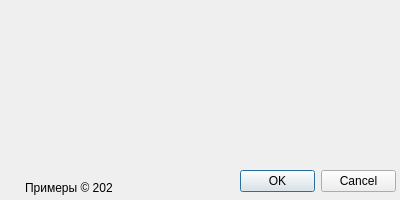
<?xml version="1.0" encoding="UTF-8"?>
<ui version="4.0">
 <class>Dialog</class>
 <widget class="QDialog" name="Dialog">
  <property name="windowModality">
   <enum>Qt::ApplicationModal</enum>
  </property>
  <property name="geometry">
   <rect>
    <x>0</x>
    <y>0</y>
    <width>400</width>
    <height>200</height>
   </rect>
  </property>
  <property name="minimumSize">
   <size>
    <width>400</width>
    <height>200</height>
   </size>
  </property>
  <property name="maximumSize">
   <size>
    <width>400</width>
    <height>200</height>
   </size>
  </property>
  <property name="windowTitle">
   <string>Вызов диалога по кнопке</string>
  </property>
  <property name="modal">
   <bool>true</bool>
  </property>
  <widget class="QDialogButtonBox" name="buttons">
   <property name="geometry">
    <rect>
     <x>240</x>
     <y>170</y>
     <width>156</width>
     <height>23</height>
    </rect>
   </property>
   <property name="standardButtons">
    <set>QDialogButtonBox::Cancel|QDialogButtonBox::Ok</set>
   </property>
  </widget>
  <widget class="QWidget" name="">
   <property name="geometry">
    <rect>
     <x>3</x>
     <y>179</y>
     <width>109</width>
     <height>18</height>
    </rect>
   </property>
   <layout class="QHBoxLayout" name="logoLayout">
    <item>
     <widget class="QLabel" name="logo">
      <property name="minimumSize">
       <size>
        <width>16</width>
        <height>16</height>
       </size>
      </property>
      <property name="maximumSize">
       <size>
        <width>16</width>
        <height>16</height>
       </size>
      </property>
      <property name="text">
       <string/>
      </property>
     </widget>
    </item>
    <item>
     <widget class="QLabel" name="copyright">
      <property name="text">
       <string>Примеры © 2020</string>
      </property>
     </widget>
    </item>
   </layout>
  </widget>
 </widget>
 <resources/>
 <connections>
  <connection>
   <sender>buttons</sender>
   <signal>accepted()</signal>
   <receiver>Dialog</receiver>
   <slot>accept()</slot>
   <hints>
    <hint type="sourcelabel">
     <x>249</x>
     <y>178</y>
    </hint>
    <hint type="destinationlabel">
     <x>246</x>
     <y>199</y>
    </hint>
   </hints>
  </connection>
  <connection>
   <sender>buttons</sender>
   <signal>rejected()</signal>
   <receiver>Dialog</receiver>
   <slot>reject()</slot>
   <hints>
    <hint type="sourcelabel">
     <x>347</x>
     <y>182</y>
    </hint>
    <hint type="destinationlabel">
     <x>330</x>
     <y>199</y>
    </hint>
   </hints>
  </connection>
 </connections>
</ui>
